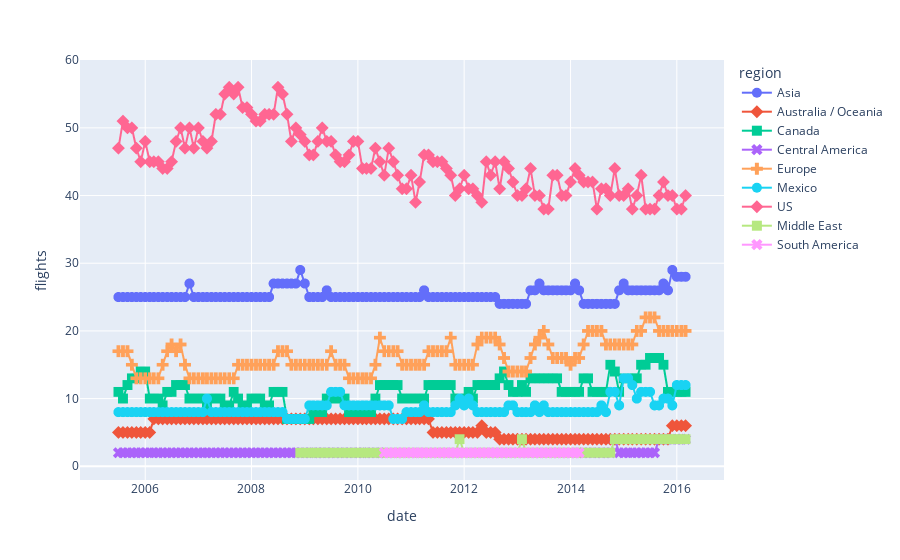

The notebook cell this image was saved under:
### Code cell
flights_per_year = Air_Traffic.groupby(['Date','GEO Region']).count()['index']
region_flights = {
    'date':[],
    'region':[],
    'flights':[],
}
for key in flights_per_year.keys():
    region_flights['date'].append(key[0])
    region_flights['region'].append(key[1])
    region_flights['flights'].append(flights_per_year[key])

region_flights_df = pd.DataFrame(region_flights)
print(region_flights_df.head())
fig = px.line(region_flights_df,x='date',y='flights',color='region',markers=True,symbol='region')
fig.update_traces(marker={'size': 10})

### Figure 1 — Plotly figure (JSON) as saved in the notebook; plotly's stock layout.template omitted (floating-point values rounded to 4 significant figures; data arrays with more than 128 entries replaced by an {"elided": "..."} marker saying what was removed)
{"data": [{"hovertemplate": "region=Asia<br>date=%{x}<br>flights=%{y}<extra></extra>", "legendgroup": "Asia", "line": {"color": "#636efa", "dash": "solid"}, "marker": {"size": 10, "symbol": "circle"}, "mode": "markers+lines", "name": "Asia", "showlegend": true, "type": "scattergl", "x": {"elided": "129 str values"}, "xaxis": "x", "y": {"elided": "129 int values"}, "yaxis": "y"}, {"hovertemplate": "region=Australia / Oceania<br>date=%{x}<br>flights=%{y}<extra></extra>", "legendgroup": "Australia / Oceania", "line": {"color": "#EF553B", "dash": "solid"}, "marker": {"size": 10, "symbol": "diamond"}, "mode": "markers+lines", "name": "Australia / Oceania", "showlegend": true, "type": "scattergl", "x": {"elided": "129 str values"}, "xaxis": "x", "y": {"elided": "129 int values"}, "yaxis": "y"}, {"hovertemplate": "region=Canada<br>date=%{x}<br>flights=%{y}<extra></extra>", "legendgroup": "Canada", "line": {"color": "#00cc96", "dash": "solid"}, "marker": {"size": 10, "symbol": "square"}, "mode": "markers+lines", "name": "Canada", "showlegend": true, "type": "scattergl", "x": {"elided": "129 str values"}, "xaxis": "x", "y": {"elided": "129 int values"}, "yaxis": "y"}, {"hovertemplate": "region=Central America<br>date=%{x}<br>flights=%{y}<extra></extra>", "legendgroup": "Central America", "line": {"color": "#ab63fa", "dash": "solid"}, "marker": {"size": 10, "symbol": "x"}, "mode": "markers+lines", "name": "Central America", "showlegend": true, "type": "scattergl", "x": {"elided": "129 str values"}, "xaxis": "x", "y": {"elided": "129 int values"}, "yaxis": "y"}, {"hovertemplate": "region=Europe<br>date=%{x}<br>flights=%{y}<extra></extra>", "legendgroup": "Europe", "line": {"color": "#FFA15A", "dash": "solid"}, "marker": {"size": 10, "symbol": "cross"}, "mode": "markers+lines", "name": "Europe", "showlegend": true, "type": "scattergl", "x": {"elided": "129 str values"}, "xaxis": "x", "y": {"elided": "129 int values"}, "yaxis": "y"}, {"hovertemplate": "region=Mexico<br>date=%{x}<br>flights=%{y}<extra></extra>", "legendgroup": "Mexico", "line": {"color": "#19d3f3", "dash": "solid"}, "marker": {"size": 10, "symbol": "circle"}, "mode": "markers+lines", "name": "Mexico", "showlegend": true, "type": "scattergl", "x": {"elided": "129 str values"}, "xaxis": "x", "y": {"elided": "129 int values"}, "yaxis": "y"}, {"hovertemplate": "region=US<br>date=%{x}<br>flights=%{y}<extra></extra>", "legendgroup": "US", "line": {"color": "#FF6692", "dash": "solid"}, "marker": {"size": 10, "symbol": "diamond"}, "mode": "markers+lines", "name": "US", "showlegend": true, "type": "scattergl", "x": {"elided": "129 str values"}, "xaxis": "x", "y": {"elided": "129 int values"}, "yaxis": "y"}, {"hovertemplate": "region=Middle East<br>date=%{x}<br>flights=%{y}<extra></extra>", "legendgroup": "Middle East", "line": {"color": "#B6E880", "dash": "solid"}, "marker": {"size": 10, "symbol": "square"}, "mode": "markers+lines", "name": "Middle East", "showlegend": true, "type": "scattergl", "x": ["2008-12-01T00:00:00", "2009-01-01T00:00:00", "2009-02-01T00:00:00", "2009-03-01T00:00:00", "2009-04-01T00:00:00", "2009-05-01T00:00:00", "2009-06-01T00:00:00", "2009-07-01T00:00:00", "2009-08-01T00:00:00", "2009-09-01T00:00:00", "2009-10-01T00:00:00", "2009-11-01T00:00:00", "2009-12-01T00:00:00", "2010-01-01T00:00:00", "2010-02-01T00:00:00", "2010-03-01T00:00:00", "2010-04-01T00:00:00", "2010-05-01T00:00:00", "2010-06-01T00:00:00", "2010-07-01T00:00:00", "2010-08-01T00:00:00", "2010-09-01T00:00:00", "2010-10-01T00:00:00", "2010-11-01T00:00:00", "2010-12-01T00:00:00", "2011-01-01T00:00:00", "2011-02-01T00:00:00", "2011-03-01T00:00:00", "2011-04-01T00:00:00", "2011-05-01T00:00:00", "2011-06-01T00:00:00", "2011-07-01T00:00:00", "2011-08-01T00:00:00", "2011-09-01T00:00:00", "2011-10-01T00:00:00", "2011-11-01T00:00:00", "2011-12-01T00:00:00", "2012-01-01T00:00:00", "2012-02-01T00:00:00", "2012-03-01T00:00:00", "2012-04-01T00:00:00", "2012-05-01T00:00:00", "2012-06-01T00:00:00", "2012-07-01T00:00:00", "2012-08-01T00:00:00", "2012-09-01T00:00:00", "2012-10-01T00:00:00", "2012-11-01T00:00:00", "2012-12-01T00:00:00", "2013-01-01T00:00:00", "2013-02-01T00:00:00", "2013-03-01T00:00:00", "2013-04-01T00:00:00", "2013-05-01T00:00:00", "2013-06-01T00:00:00", "2013-07-01T00:00:00", "2013-08-01T00:00:00", "2013-09-01T00:00:00", "2013-10-01T00:00:00", "2013-11-01T00:00:00", "2013-12-01T00:00:00", "2014-01-01T00:00:00", "2014-02-01T00:00:00", "2014-03-01T00:00:00", "2014-04-01T00:00:00", "2014-05-01T00:00:00", "2014-06-01T00:00:00", "2014-07-01T00:00:00", "2014-08-01T00:00:00", "2014-09-01T00:00:00", "2014-10-01T00:00:00", "2014-11-01T00:00:00", "2014-12-01T00:00:00", "2015-01-01T00:00:00", "2015-02-01T00:00:00", "2015-03-01T00:00:00", "2015-04-01T00:00:00", "2015-05-01T00:00:00", "2015-06-01T00:00:00", "2015-07-01T00:00:00", "2015-08-01T00:00:00", "2015-09-01T00:00:00", "2015-10-01T00:00:00", "2015-11-01T00:00:00", "2015-12-01T00:00:00", "2016-01-01T00:00:00", "2016-02-01T00:00:00", "2016-03-01T00:00:00"], "xaxis": "x", "y": [2, 2, 2, 2, 2, 2, 2, 2, 2, 2, 2, 2, 2, 2, 2, 2, 2, 2, 2, 2, 2, 2, 2, 2, 2, 2, 2, 2, 2, 2, 2, 2, 2, 2, 2, 2, 4, 2, 2, 2, 2, 2, 2, 2, 2, 2, 2, 2, 2, 2, 4, 2, 2, 2, 2, 2, 2, 2, 2, 2, 2, 2, 2, 2, 2, 2, 2, 2, 2, 2, 2, 4, 4, 4, 4, 4, 4, 4, 4, 4, 4, 4, 4, 4, 4, 4, 4, 4], "yaxis": "y"}, {"hovertemplate": "region=South America<br>date=%{x}<br>flights=%{y}<extra></extra>", "legendgroup": "South America", "line": {"color": "#FF97FF", "dash": "solid"}, "marker": {"size": 10, "symbol": "x"}, "mode": "markers+lines", "name": "South America", "showlegend": true, "type": "scattergl", "x": ["2010-07-01T00:00:00", "2010-08-01T00:00:00", "2010-09-01T00:00:00", "2010-10-01T00:00:00", "2010-11-01T00:00:00", "2010-12-01T00:00:00", "2011-01-01T00:00:00", "2011-02-01T00:00:00", "2011-03-01T00:00:00", "2011-04-01T00:00:00", "2011-05-01T00:00:00", "2011-06-01T00:00:00", "2011-07-01T00:00:00", "2011-08-01T00:00:00", "2011-09-01T00:00:00", "2011-10-01T00:00:00", "2011-11-01T00:00:00", "2011-12-01T00:00:00", "2012-01-01T00:00:00", "2012-02-01T00:00:00", "2012-03-01T00:00:00", "2012-04-01T00:00:00", "2012-05-01T00:00:00", "2012-06-01T00:00:00", "2012-07-01T00:00:00", "2012-08-01T00:00:00", "2012-09-01T00:00:00", "2012-10-01T00:00:00", "2012-11-01T00:00:00", "2012-12-01T00:00:00", "2013-01-01T00:00:00", "2013-02-01T00:00:00", "2013-03-01T00:00:00", "2013-04-01T00:00:00", "2013-05-01T00:00:00", "2013-06-01T00:00:00", "2013-07-01T00:00:00", "2013-08-01T00:00:00", "2013-09-01T00:00:00", "2013-10-01T00:00:00", "2013-11-01T00:00:00", "2013-12-01T00:00:00", "2014-01-01T00:00:00", "2014-02-01T00:00:00", "2014-03-01T00:00:00"], "xaxis": "x", "y": [2, 2, 2, 2, 2, 2, 2, 2, 2, 2, 2, 2, 2, 2, 2, 2, 2, 2, 2, 2, 2, 2, 2, 2, 2, 2, 2, 2, 2, 2, 2, 2, 2, 2, 2, 2, 2, 2, 2, 2, 2, 2, 2, 2, 2], "yaxis": "y"}], "layout": {"legend": {"title": {"text": "region"}, "tracegroupgap": 0}, "margin": {"t": 60}, "xaxis": {"anchor": "y", "domain": [0, 1], "title": {"text": "date"}}, "yaxis": {"anchor": "x", "domain": [0, 1], "title": {"text": "flights"}}}}
